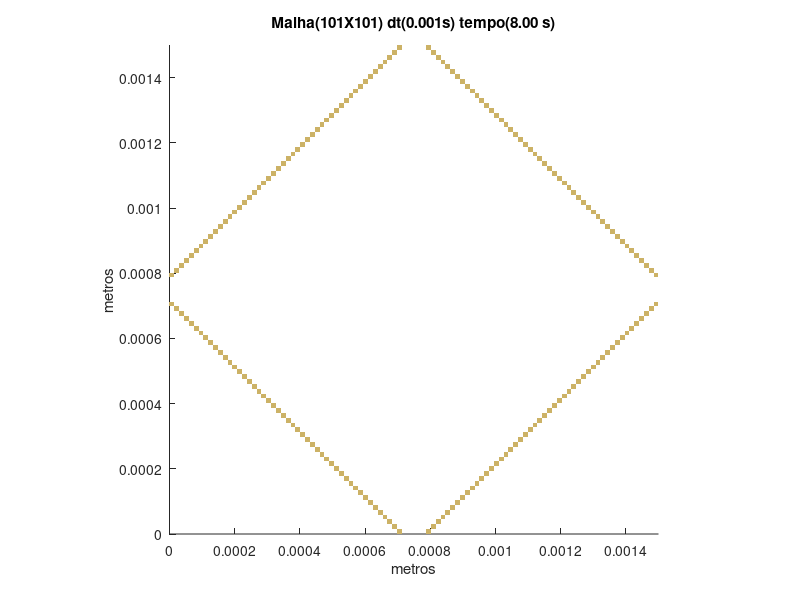

The MATLAB source for this figure:
set (gca,'PlotBoxAspectRatio',[1 1 1],'Xlim',[0,0.0015],'Ylim',[0,0.0015])
hold on
title('Malha(101X101) dt(0.001s) tempo(8.00 s)')
hold on
ylabel('metros')
hold on
xlabel('metros')
hold on

fill([0.000698019801980198 0.000698019801980198 0.000712871287128713 0.000712871287128713],[0 1.48514851485149E-05 1.48514851485149E-05 0],[0.8,0.7,0.4],'LineStyle','none')

fill([0.000787128712871287 0.000787128712871287 0.000801980198019802 0.000801980198019802],[0 1.48514851485149E-05 1.48514851485149E-05 0],[0.8,0.7,0.4],'LineStyle','none')

fill([0.000683168316831683 0.000683168316831683 0.000698019801980198 0.000698019801980198],[1.48514851485149E-05 2.97029702970297E-05 2.97029702970297E-05 1.48514851485149E-05],[0.8,0.7,0.4],'LineStyle','none')

fill([0.000801980198019802 0.000801980198019802 0.000816831683168317 0.000816831683168317],[1.48514851485149E-05 2.97029702970297E-05 2.97029702970297E-05 1.48514851485149E-05],[0.8,0.7,0.4],'LineStyle','none')

fill([0.000668316831683168 0.000668316831683168 0.000683168316831683 0.000683168316831683],[2.97029702970297E-05 4.45544554455446E-05 4.45544554455446E-05 2.97029702970297E-05],[0.8,0.7,0.4],'LineStyle','none')

fill([0.000816831683168317 0.000816831683168317 0.000831683168316832 0.000831683168316832],[2.97029702970297E-05 4.45544554455446E-05 4.45544554455446E-05 2.97029702970297E-05],[0.8,0.7,0.4],'LineStyle','none')

fill([0.000653465346534653 0.000653465346534653 0.000668316831683168 0.000668316831683168],[4.45544554455446E-05 5.94059405940594E-05 5.94059405940594E-05 4.45544554455446E-05],[0.8,0.7,0.4],'LineStyle','none')

fill([0.000831683168316832 0.000831683168316832 0.000846534653465347 0.000846534653465347],[4.45544554455446E-05 5.94059405940594E-05 5.94059405940594E-05 4.45544554455446E-05],[0.8,0.7,0.4],'LineStyle','none')

fill([0.000638613861386139 0.000638613861386139 0.000653465346534653 0.000653465346534653],[5.94059405940594E-05 7.42574257425743E-05 7.42574257425743E-05 5.94059405940594E-05],[0.8,0.7,0.4],'LineStyle','none')

fill([0.000846534653465347 0.000846534653465347 0.000861386138613861 0.000861386138613861],[5.94059405940594E-05 7.42574257425743E-05 7.42574257425743E-05 5.94059405940594E-05],[0.8,0.7,0.4],'LineStyle','none')

fill([0.000623762376237624 0.000623762376237624 0.000638613861386139 0.000638613861386139],[7.42574257425743E-05 8.91089108910891E-05 8.91089108910891E-05 7.42574257425743E-05],[0.8,0.7,0.4],'LineStyle','none')

fill([0.000861386138613861 0.000861386138613861 0.000876237623762376 0.000876237623762376],[7.42574257425743E-05 8.91089108910891E-05 8.91089108910891E-05 7.42574257425743E-05],[0.8,0.7,0.4],'LineStyle','none')

fill([0.000608910891089109 0.000608910891089109 0.000623762376237624 0.000623762376237624],[8.91089108910891E-05 0.000103960396039604 0.000103960396039604 8.91089108910891E-05],[0.8,0.7,0.4],'LineStyle','none')

fill([0.000876237623762376 0.000876237623762376 0.000891089108910891 0.000891089108910891],[8.91089108910891E-05 0.000103960396039604 0.000103960396039604 8.91089108910891E-05],[0.8,0.7,0.4],'LineStyle','none')

fill([0.000594059405940594 0.000594059405940594 0.000608910891089109 0.000608910891089109],[0.000103960396039604 0.000118811881188119 0.000118811881188119 0.000103960396039604],[0.8,0.7,0.4],'LineStyle','none')

fill([0.000891089108910891 0.000891089108910891 0.000905940594059406 0.000905940594059406],[0.000103960396039604 0.000118811881188119 0.000118811881188119 0.000103960396039604],[0.8,0.7,0.4],'LineStyle','none')

fill([0.000579207920792079 0.000579207920792079 0.000594059405940594 0.000594059405940594],[0.000118811881188119 0.000133663366336634 0.000133663366336634 0.000118811881188119],[0.8,0.7,0.4],'LineStyle','none')

fill([0.000905940594059406 0.000905940594059406 0.000920792079207921 0.000920792079207921],[0.000118811881188119 0.000133663366336634 0.000133663366336634 0.000118811881188119],[0.8,0.7,0.4],'LineStyle','none')

fill([0.000564356435643564 0.000564356435643564 0.000579207920792079 0.000579207920792079],[0.000133663366336634 0.000148514851485149 0.000148514851485149 0.000133663366336634],[0.8,0.7,0.4],'LineStyle','none')

fill([0.000920792079207921 0.000920792079207921 0.000935643564356436 0.000935643564356436],[0.000133663366336634 0.000148514851485149 0.000148514851485149 0.000133663366336634],[0.8,0.7,0.4],'LineStyle','none')

fill([0.000549504950495049 0.000549504950495049 0.000564356435643564 0.000564356435643564],[0.000148514851485149 0.000163366336633663 0.000163366336633663 0.000148514851485149],[0.8,0.7,0.4],'LineStyle','none')

fill([0.000935643564356436 0.000935643564356436 0.00095049504950495 0.00095049504950495],[0.000148514851485149 0.000163366336633663 0.000163366336633663 0.000148514851485149],[0.8,0.7,0.4],'LineStyle','none')

fill([0.000534653465346535 0.000534653465346535 0.000549504950495049 0.000549504950495049],[0.000163366336633663 0.000178217821782178 0.000178217821782178 0.000163366336633663],[0.8,0.7,0.4],'LineStyle','none')

fill([0.00095049504950495 0.00095049504950495 0.000965346534653465 0.000965346534653465],[0.000163366336633663 0.000178217821782178 0.000178217821782178 0.000163366336633663],[0.8,0.7,0.4],'LineStyle','none')

fill([0.00051980198019802 0.00051980198019802 0.000534653465346535 0.000534653465346535],[0.000178217821782178 0.000193069306930693 0.000193069306930693 0.000178217821782178],[0.8,0.7,0.4],'LineStyle','none')

fill([0.000965346534653465 0.000965346534653465 0.00098019801980198 0.00098019801980198],[0.000178217821782178 0.000193069306930693 0.000193069306930693 0.000178217821782178],[0.8,0.7,0.4],'LineStyle','none')

fill([0.000504950495049505 0.000504950495049505 0.00051980198019802 0.00051980198019802],[0.000193069306930693 0.000207920792079208 0.000207920792079208 0.000193069306930693],[0.8,0.7,0.4],'LineStyle','none')

fill([0.00098019801980198 0.00098019801980198 0.000995049504950495 0.000995049504950495],[0.000193069306930693 0.000207920792079208 0.000207920792079208 0.000193069306930693],[0.8,0.7,0.4],'LineStyle','none')

fill([0.00049009900990099 0.00049009900990099 0.000504950495049505 0.000504950495049505],[0.000207920792079208 0.000222772277227723 0.000222772277227723 0.000207920792079208],[0.8,0.7,0.4],'LineStyle','none')

fill([0.000995049504950495 0.000995049504950495 0.00100990099009901 0.00100990099009901],[0.000207920792079208 0.000222772277227723 0.000222772277227723 0.000207920792079208],[0.8,0.7,0.4],'LineStyle','none')

fill([0.000475247524752475 0.000475247524752475 0.00049009900990099 0.00049009900990099],[0.000222772277227723 0.000237623762376238 0.000237623762376238 0.000222772277227723],[0.8,0.7,0.4],'LineStyle','none')

fill([0.00100990099009901 0.00100990099009901 0.00102475247524752 0.00102475247524752],[0.000222772277227723 0.000237623762376238 0.000237623762376238 0.000222772277227723],[0.8,0.7,0.4],'LineStyle','none')

fill([0.00046039603960396 0.00046039603960396 0.000475247524752475 0.000475247524752475],[0.000237623762376238 0.000252475247524752 0.000252475247524752 0.000237623762376238],[0.8,0.7,0.4],'LineStyle','none')

fill([0.00102475247524752 0.00102475247524752 0.00103960396039604 0.00103960396039604],[0.000237623762376238 0.000252475247524752 0.000252475247524752 0.000237623762376238],[0.8,0.7,0.4],'LineStyle','none')

fill([0.000445544554455446 0.000445544554455446 0.00046039603960396 0.00046039603960396],[0.000252475247524752 0.000267326732673267 0.000267326732673267 0.000252475247524752],[0.8,0.7,0.4],'LineStyle','none')

fill([0.00103960396039604 0.00103960396039604 0.00105445544554455 0.00105445544554455],[0.000252475247524752 0.000267326732673267 0.000267326732673267 0.000252475247524752],[0.8,0.7,0.4],'LineStyle','none')

fill([0.000430693069306931 0.000430693069306931 0.000445544554455446 0.000445544554455446],[0.000267326732673267 0.000282178217821782 0.000282178217821782 0.000267326732673267],[0.8,0.7,0.4],'LineStyle','none')

fill([0.00105445544554455 0.00105445544554455 0.00106930693069307 0.00106930693069307],[0.000267326732673267 0.000282178217821782 0.000282178217821782 0.000267326732673267],[0.8,0.7,0.4],'LineStyle','none')

fill([0.000415841584158416 0.000415841584158416 0.000430693069306931 0.000430693069306931],[0.000282178217821782 0.000297029702970297 0.000297029702970297 0.000282178217821782],[0.8,0.7,0.4],'LineStyle','none')

fill([0.00106930693069307 0.00106930693069307 0.00108415841584158 0.00108415841584158],[0.000282178217821782 0.000297029702970297 0.000297029702970297 0.000282178217821782],[0.8,0.7,0.4],'LineStyle','none')

fill([0.000400990099009901 0.000400990099009901 0.000415841584158416 0.000415841584158416],[0.000297029702970297 0.000311881188118812 0.000311881188118812 0.000297029702970297],[0.8,0.7,0.4],'LineStyle','none')

fill([0.00108415841584158 0.00108415841584158 0.0010990099009901 0.0010990099009901],[0.000297029702970297 0.000311881188118812 0.000311881188118812 0.000297029702970297],[0.8,0.7,0.4],'LineStyle','none')

fill([0.000386138613861386 0.000386138613861386 0.000400990099009901 0.000400990099009901],[0.000311881188118812 0.000326732673267327 0.000326732673267327 0.000311881188118812],[0.8,0.7,0.4],'LineStyle','none')

fill([0.0010990099009901 0.0010990099009901 0.00111386138613861 0.00111386138613861],[0.000311881188118812 0.000326732673267327 0.000326732673267327 0.000311881188118812],[0.8,0.7,0.4],'LineStyle','none')

fill([0.000371287128712871 0.000371287128712871 0.000386138613861386 0.000386138613861386],[0.000326732673267327 0.000341584158415842 0.000341584158415842 0.000326732673267327],[0.8,0.7,0.4],'LineStyle','none')

fill([0.00111386138613861 0.00111386138613861 0.00112871287128713 0.00112871287128713],[0.000326732673267327 0.000341584158415842 0.000341584158415842 0.000326732673267327],[0.8,0.7,0.4],'LineStyle','none')

fill([0.000356435643564356 0.000356435643564356 0.000371287128712871 0.000371287128712871],[0.000341584158415842 0.000356435643564356 0.000356435643564356 0.000341584158415842],[0.8,0.7,0.4],'LineStyle','none')

fill([0.00112871287128713 0.00112871287128713 0.00114356435643564 0.00114356435643564],[0.000341584158415842 0.000356435643564356 0.000356435643564356 0.000341584158415842],[0.8,0.7,0.4],'LineStyle','none')

fill([0.000341584158415842 0.000341584158415842 0.000356435643564356 0.000356435643564356],[0.000356435643564356 0.000371287128712871 0.000371287128712871 0.000356435643564356],[0.8,0.7,0.4],'LineStyle','none')

fill([0.00114356435643564 0.00114356435643564 0.00115841584158416 0.00115841584158416],[0.000356435643564356 0.000371287128712871 0.000371287128712871 0.000356435643564356],[0.8,0.7,0.4],'LineStyle','none')

fill([0.000326732673267327 0.000326732673267327 0.000341584158415842 0.000341584158415842],[0.000371287128712871 0.000386138613861386 0.000386138613861386 0.000371287128712871],[0.8,0.7,0.4],'LineStyle','none')

fill([0.00115841584158416 0.00115841584158416 0.00117326732673267 0.00117326732673267],[0.000371287128712871 0.000386138613861386 0.000386138613861386 0.000371287128712871],[0.8,0.7,0.4],'LineStyle','none')

fill([0.000311881188118812 0.000311881188118812 0.000326732673267327 0.000326732673267327],[0.000386138613861386 0.000400990099009901 0.000400990099009901 0.000386138613861386],[0.8,0.7,0.4],'LineStyle','none')

fill([0.00117326732673267 0.00117326732673267 0.00118811881188119 0.00118811881188119],[0.000386138613861386 0.000400990099009901 0.000400990099009901 0.000386138613861386],[0.8,0.7,0.4],'LineStyle','none')

fill([0.000297029702970297 0.000297029702970297 0.000311881188118812 0.000311881188118812],[0.000400990099009901 0.000415841584158416 0.000415841584158416 0.000400990099009901],[0.8,0.7,0.4],'LineStyle','none')

fill([0.00118811881188119 0.00118811881188119 0.0012029702970297 0.0012029702970297],[0.000400990099009901 0.000415841584158416 0.000415841584158416 0.000400990099009901],[0.8,0.7,0.4],'LineStyle','none')

fill([0.000282178217821782 0.000282178217821782 0.000297029702970297 0.000297029702970297],[0.000415841584158416 0.000430693069306931 0.000430693069306931 0.000415841584158416],[0.8,0.7,0.4],'LineStyle','none')

fill([0.0012029702970297 0.0012029702970297 0.00121782178217822 0.00121782178217822],[0.000415841584158416 0.000430693069306931 0.000430693069306931 0.000415841584158416],[0.8,0.7,0.4],'LineStyle','none')

fill([0.000267326732673267 0.000267326732673267 0.000282178217821782 0.000282178217821782],[0.000430693069306931 0.000445544554455446 0.000445544554455446 0.000430693069306931],[0.8,0.7,0.4],'LineStyle','none')

fill([0.00121782178217822 0.00121782178217822 0.00123267326732673 0.00123267326732673],[0.000430693069306931 0.000445544554455446 0.000445544554455446 0.000430693069306931],[0.8,0.7,0.4],'LineStyle','none')

fill([0.000252475247524752 0.000252475247524752 0.000267326732673267 0.000267326732673267],[0.000445544554455446 0.00046039603960396 0.00046039603960396 0.000445544554455446],[0.8,0.7,0.4],'LineStyle','none')

fill([0.00123267326732673 0.00123267326732673 0.00124752475247525 0.00124752475247525],[0.000445544554455446 0.00046039603960396 0.00046039603960396 0.000445544554455446],[0.8,0.7,0.4],'LineStyle','none')

fill([0.000237623762376238 0.000237623762376238 0.000252475247524752 0.000252475247524752],[0.00046039603960396 0.000475247524752475 0.000475247524752475 0.00046039603960396],[0.8,0.7,0.4],'LineStyle','none')

fill([0.00124752475247525 0.00124752475247525 0.00126237623762376 0.00126237623762376],[0.00046039603960396 0.000475247524752475 0.000475247524752475 0.00046039603960396],[0.8,0.7,0.4],'LineStyle','none')

fill([0.000222772277227723 0.000222772277227723 0.000237623762376238 0.000237623762376238],[0.000475247524752475 0.00049009900990099 0.00049009900990099 0.000475247524752475],[0.8,0.7,0.4],'LineStyle','none')

fill([0.00126237623762376 0.00126237623762376 0.00127722772277228 0.00127722772277228],[0.000475247524752475 0.00049009900990099 0.00049009900990099 0.000475247524752475],[0.8,0.7,0.4],'LineStyle','none')

fill([0.000207920792079208 0.000207920792079208 0.000222772277227723 0.000222772277227723],[0.00049009900990099 0.000504950495049505 0.000504950495049505 0.00049009900990099],[0.8,0.7,0.4],'LineStyle','none')

fill([0.00127722772277228 0.00127722772277228 0.00129207920792079 0.00129207920792079],[0.00049009900990099 0.000504950495049505 0.000504950495049505 0.00049009900990099],[0.8,0.7,0.4],'LineStyle','none')

fill([0.000193069306930693 0.000193069306930693 0.000207920792079208 0.000207920792079208],[0.000504950495049505 0.00051980198019802 0.00051980198019802 0.000504950495049505],[0.8,0.7,0.4],'LineStyle','none')

fill([0.00129207920792079 0.00129207920792079 0.00130693069306931 0.00130693069306931],[0.000504950495049505 0.00051980198019802 0.00051980198019802 0.000504950495049505],[0.8,0.7,0.4],'LineStyle','none')

fill([0.000178217821782178 0.000178217821782178 0.000193069306930693 0.000193069306930693],[0.00051980198019802 0.000534653465346535 0.000534653465346535 0.00051980198019802],[0.8,0.7,0.4],'LineStyle','none')

fill([0.00130693069306931 0.00130693069306931 0.00132178217821782 0.00132178217821782],[0.00051980198019802 0.000534653465346535 0.000534653465346535 0.00051980198019802],[0.8,0.7,0.4],'LineStyle','none')

fill([0.000163366336633663 0.000163366336633663 0.000178217821782178 0.000178217821782178],[0.000534653465346535 0.000549504950495049 0.000549504950495049 0.000534653465346535],[0.8,0.7,0.4],'LineStyle','none')

fill([0.00132178217821782 0.00132178217821782 0.00133663366336634 0.00133663366336634],[0.000534653465346535 0.000549504950495049 0.000549504950495049 0.000534653465346535],[0.8,0.7,0.4],'LineStyle','none')

fill([0.000148514851485149 0.000148514851485149 0.000163366336633663 0.000163366336633663],[0.000549504950495049 0.000564356435643564 0.000564356435643564 0.000549504950495049],[0.8,0.7,0.4],'LineStyle','none')

fill([0.00133663366336634 0.00133663366336634 0.00135148514851485 0.00135148514851485],[0.000549504950495049 0.000564356435643564 0.000564356435643564 0.000549504950495049],[0.8,0.7,0.4],'LineStyle','none')

fill([0.000133663366336634 0.000133663366336634 0.000148514851485149 0.000148514851485149],[0.000564356435643564 0.000579207920792079 0.000579207920792079 0.000564356435643564],[0.8,0.7,0.4],'LineStyle','none')

fill([0.00135148514851485 0.00135148514851485 0.00136633663366337 0.00136633663366337],[0.000564356435643564 0.000579207920792079 0.000579207920792079 0.000564356435643564],[0.8,0.7,0.4],'LineStyle','none')

fill([0.000118811881188119 0.000118811881188119 0.000133663366336634 0.000133663366336634],[0.000579207920792079 0.000594059405940594 0.000594059405940594 0.000579207920792079],[0.8,0.7,0.4],'LineStyle','none')

fill([0.00136633663366337 0.00136633663366337 0.00138118811881188 0.00138118811881188],[0.000579207920792079 0.000594059405940594 0.000594059405940594 0.000579207920792079],[0.8,0.7,0.4],'LineStyle','none')

fill([0.000103960396039604 0.000103960396039604 0.000118811881188119 0.000118811881188119],[0.000594059405940594 0.000608910891089109 0.000608910891089109 0.000594059405940594],[0.8,0.7,0.4],'LineStyle','none')

fill([0.00138118811881188 0.00138118811881188 0.0013960396039604 0.0013960396039604],[0.000594059405940594 0.000608910891089109 0.000608910891089109 0.000594059405940594],[0.8,0.7,0.4],'LineStyle','none')

fill([8.91089108910891E-05 8.91089108910891E-05 0.000103960396039604 0.000103960396039604],[0.000608910891089109 0.000623762376237624 0.000623762376237624 0.000608910891089109],[0.8,0.7,0.4],'LineStyle','none')

fill([0.0013960396039604 0.0013960396039604 0.00141089108910891 0.00141089108910891],[0.000608910891089109 0.000623762376237624 0.000623762376237624 0.000608910891089109],[0.8,0.7,0.4],'LineStyle','none')

fill([7.42574257425743E-05 7.42574257425743E-05 8.91089108910891E-05 8.91089108910891E-05],[0.000623762376237624 0.000638613861386139 0.000638613861386139 0.000623762376237624],[0.8,0.7,0.4],'LineStyle','none')

fill([0.00141089108910891 0.00141089108910891 0.00142574257425743 0.00142574257425743],[0.000623762376237624 0.000638613861386139 0.000638613861386139 0.000623762376237624],[0.8,0.7,0.4],'LineStyle','none')

fill([5.94059405940594E-05 5.94059405940594E-05 7.42574257425743E-05 7.42574257425743E-05],[0.000638613861386139 0.000653465346534653 0.000653465346534653 0.000638613861386139],[0.8,0.7,0.4],'LineStyle','none')

fill([0.00142574257425743 0.00142574257425743 0.00144059405940594 0.00144059405940594],[0.000638613861386139 0.000653465346534653 0.000653465346534653 0.000638613861386139],[0.8,0.7,0.4],'LineStyle','none')

fill([4.45544554455446E-05 4.45544554455446E-05 5.94059405940594E-05 5.94059405940594E-05],[0.000653465346534653 0.000668316831683168 0.000668316831683168 0.000653465346534653],[0.8,0.7,0.4],'LineStyle','none')

fill([0.00144059405940594 0.00144059405940594 0.00145544554455446 0.00145544554455446],[0.000653465346534653 0.000668316831683168 0.000668316831683168 0.000653465346534653],[0.8,0.7,0.4],'LineStyle','none')

fill([2.97029702970297E-05 2.97029702970297E-05 4.45544554455446E-05 4.45544554455446E-05],[0.000668316831683168 0.000683168316831683 0.000683168316831683 0.000668316831683168],[0.8,0.7,0.4],'LineStyle','none')

fill([0.00145544554455446 0.00145544554455446 0.00147029702970297 0.00147029702970297],[0.000668316831683168 0.000683168316831683 0.000683168316831683 0.000668316831683168],[0.8,0.7,0.4],'LineStyle','none')

fill([1.48514851485149E-05 1.48514851485149E-05 2.97029702970297E-05 2.97029702970297E-05],[0.000683168316831683 0.000698019801980198 0.000698019801980198 0.000683168316831683],[0.8,0.7,0.4],'LineStyle','none')

fill([0.00147029702970297 0.00147029702970297 0.00148514851485149 0.00148514851485149],[0.000683168316831683 0.000698019801980198 0.000698019801980198 0.000683168316831683],[0.8,0.7,0.4],'LineStyle','none')

fill([0 0 1.48514851485149E-05 1.48514851485149E-05],[0.000698019801980198 0.000712871287128713 0.000712871287128713 0.000698019801980198],[0.8,0.7,0.4],'LineStyle','none')

fill([0.00148514851485149 0.00148514851485149 0.0015 0.0015],[0.000698019801980198 0.000712871287128713 0.000712871287128713 0.000698019801980198],[0.8,0.7,0.4],'LineStyle','none')

fill([0 0 1.48514851485149E-05 1.48514851485149E-05],[0.000787128712871287 0.000801980198019802 0.000801980198019802 0.000787128712871287],[0.8,0.7,0.4],'LineStyle','none')

fill([0.00148514851485149 0.00148514851485149 0.0015 0.0015],[0.000787128712871287 0.000801980198019802 0.000801980198019802 0.000787128712871287],[0.8,0.7,0.4],'LineStyle','none')

fill([1.48514851485149E-05 1.48514851485149E-05 2.97029702970297E-05 2.97029702970297E-05],[0.000801980198019802 0.000816831683168317 0.000816831683168317 0.000801980198019802],[0.8,0.7,0.4],'LineStyle','none')

fill([0.00147029702970297 0.00147029702970297 0.00148514851485149 0.00148514851485149],[0.000801980198019802 0.000816831683168317 0.000816831683168317 0.000801980198019802],[0.8,0.7,0.4],'LineStyle','none')

fill([2.97029702970297E-05 2.97029702970297E-05 4.45544554455446E-05 4.45544554455446E-05],[0.000816831683168317 0.000831683168316832 0.000831683168316832 0.000816831683168317],[0.8,0.7,0.4],'LineStyle','none')

fill([0.00145544554455446 0.00145544554455446 0.00147029702970297 0.00147029702970297],[0.000816831683168317 0.000831683168316832 0.000831683168316832 0.000816831683168317],[0.8,0.7,0.4],'LineStyle','none')

fill([4.45544554455446E-05 4.45544554455446E-05 5.94059405940594E-05 5.94059405940594E-05],[0.000831683168316832 0.000846534653465347 0.000846534653465347 0.000831683168316832],[0.8,0.7,0.4],'LineStyle','none')

fill([0.00144059405940594 0.00144059405940594 0.00145544554455446 0.00145544554455446],[0.000831683168316832 0.000846534653465347 0.000846534653465347 0.000831683168316832],[0.8,0.7,0.4],'LineStyle','none')

fill([5.94059405940594E-05 5.94059405940594E-05 7.42574257425743E-05 7.42574257425743E-05],[0.000846534653465347 0.000861386138613861 0.000861386138613861 0.000846534653465347],[0.8,0.7,0.4],'LineStyle','none')

fill([0.00142574257425743 0.00142574257425743 0.00144059405940594 0.00144059405940594],[0.000846534653465347 0.000861386138613861 0.000861386138613861 0.000846534653465347],[0.8,0.7,0.4],'LineStyle','none')

fill([7.42574257425743E-05 7.42574257425743E-05 8.91089108910891E-05 8.91089108910891E-05],[0.000861386138613861 0.000876237623762376 0.000876237623762376 0.000861386138613861],[0.8,0.7,0.4],'LineStyle','none')

fill([0.00141089108910891 0.00141089108910891 0.00142574257425743 0.00142574257425743],[0.000861386138613861 0.000876237623762376 0.000876237623762376 0.000861386138613861],[0.8,0.7,0.4],'LineStyle','none')

fill([8.91089108910891E-05 8.91089108910891E-05 0.000103960396039604 0.000103960396039604],[0.000876237623762376 0.000891089108910891 0.000891089108910891 0.000876237623762376],[0.8,0.7,0.4],'LineStyle','none')

fill([0.0013960396039604 0.0013960396039604 0.00141089108910891 0.00141089108910891],[0.000876237623762376 0.000891089108910891 0.000891089108910891 0.000876237623762376],[0.8,0.7,0.4],'LineStyle','none')

fill([0.000103960396039604 0.000103960396039604 0.000118811881188119 0.000118811881188119],[0.000891089108910891 0.000905940594059406 0.000905940594059406 0.000891089108910891],[0.8,0.7,0.4],'LineStyle','none')

fill([0.00138118811881188 0.00138118811881188 0.0013960396039604 0.0013960396039604],[0.000891089108910891 0.000905940594059406 0.000905940594059406 0.000891089108910891],[0.8,0.7,0.4],'LineStyle','none')

fill([0.000118811881188119 0.000118811881188119 0.000133663366336634 0.000133663366336634],[0.000905940594059406 0.000920792079207921 0.000920792079207921 0.000905940594059406],[0.8,0.7,0.4],'LineStyle','none')

fill([0.00136633663366337 0.00136633663366337 0.00138118811881188 0.00138118811881188],[0.000905940594059406 0.000920792079207921 0.000920792079207921 0.000905940594059406],[0.8,0.7,0.4],'LineStyle','none')

fill([0.000133663366336634 0.000133663366336634 0.000148514851485149 0.000148514851485149],[0.000920792079207921 0.000935643564356436 0.000935643564356436 0.000920792079207921],[0.8,0.7,0.4],'LineStyle','none')

fill([0.00135148514851485 0.00135148514851485 0.00136633663366337 0.00136633663366337],[0.000920792079207921 0.000935643564356436 0.000935643564356436 0.000920792079207921],[0.8,0.7,0.4],'LineStyle','none')

fill([0.000148514851485149 0.000148514851485149 0.000163366336633663 0.000163366336633663],[0.000935643564356436 0.00095049504950495 0.00095049504950495 0.000935643564356436],[0.8,0.7,0.4],'LineStyle','none')

fill([0.00133663366336634 0.00133663366336634 0.00135148514851485 0.00135148514851485],[0.000935643564356436 0.00095049504950495 0.00095049504950495 0.000935643564356436],[0.8,0.7,0.4],'LineStyle','none')

fill([0.000163366336633663 0.000163366336633663 0.000178217821782178 0.000178217821782178],[0.00095049504950495 0.000965346534653465 0.000965346534653465 0.00095049504950495],[0.8,0.7,0.4],'LineStyle','none')

fill([0.00132178217821782 0.00132178217821782 0.00133663366336634 0.00133663366336634],[0.00095049504950495 0.000965346534653465 0.000965346534653465 0.00095049504950495],[0.8,0.7,0.4],'LineStyle','none')

fill([0.000178217821782178 0.000178217821782178 0.000193069306930693 0.000193069306930693],[0.000965346534653465 0.00098019801980198 0.00098019801980198 0.000965346534653465],[0.8,0.7,0.4],'LineStyle','none')

fill([0.00130693069306931 0.00130693069306931 0.00132178217821782 0.00132178217821782],[0.000965346534653465 0.00098019801980198 0.00098019801980198 0.000965346534653465],[0.8,0.7,0.4],'LineStyle','none')

fill([0.000193069306930693 0.000193069306930693 0.000207920792079208 0.000207920792079208],[0.00098019801980198 0.000995049504950495 0.000995049504950495 0.00098019801980198],[0.8,0.7,0.4],'LineStyle','none')

fill([0.00129207920792079 0.00129207920792079 0.00130693069306931 0.00130693069306931],[0.00098019801980198 0.000995049504950495 0.000995049504950495 0.00098019801980198],[0.8,0.7,0.4],'LineStyle','none')

fill([0.000207920792079208 0.000207920792079208 0.000222772277227723 0.000222772277227723],[0.000995049504950495 0.00100990099009901 0.00100990099009901 0.000995049504950495],[0.8,0.7,0.4],'LineStyle','none')

fill([0.00127722772277228 0.00127722772277228 0.00129207920792079 0.00129207920792079],[0.000995049504950495 0.00100990099009901 0.00100990099009901 0.000995049504950495],[0.8,0.7,0.4],'LineStyle','none')

fill([0.000222772277227723 0.000222772277227723 0.000237623762376238 0.000237623762376238],[0.00100990099009901 0.00102475247524752 0.00102475247524752 0.00100990099009901],[0.8,0.7,0.4],'LineStyle','none')

fill([0.00126237623762376 0.00126237623762376 0.00127722772277228 0.00127722772277228],[0.00100990099009901 0.00102475247524752 0.00102475247524752 0.00100990099009901],[0.8,0.7,0.4],'LineStyle','none')

fill([0.000237623762376238 0.000237623762376238 0.000252475247524752 0.000252475247524752],[0.00102475247524752 0.00103960396039604 0.00103960396039604 0.00102475247524752],[0.8,0.7,0.4],'LineStyle','none')

fill([0.00124752475247525 0.00124752475247525 0.00126237623762376 0.00126237623762376],[0.00102475247524752 0.00103960396039604 0.00103960396039604 0.00102475247524752],[0.8,0.7,0.4],'LineStyle','none')

fill([0.000252475247524752 0.000252475247524752 0.000267326732673267 0.000267326732673267],[0.00103960396039604 0.00105445544554455 0.00105445544554455 0.00103960396039604],[0.8,0.7,0.4],'LineStyle','none')

fill([0.00123267326732673 0.00123267326732673 0.00124752475247525 0.00124752475247525],[0.00103960396039604 0.00105445544554455 0.00105445544554455 0.00103960396039604],[0.8,0.7,0.4],'LineStyle','none')

fill([0.000267326732673267 0.000267326732673267 0.000282178217821782 0.000282178217821782],[0.00105445544554455 0.00106930693069307 0.00106930693069307 0.00105445544554455],[0.8,0.7,0.4],'LineStyle','none')

fill([0.00121782178217822 0.00121782178217822 0.00123267326732673 0.00123267326732673],[0.00105445544554455 0.00106930693069307 0.00106930693069307 0.00105445544554455],[0.8,0.7,0.4],'LineStyle','none')

fill([0.000282178217821782 0.000282178217821782 0.000297029702970297 0.000297029702970297],[0.00106930693069307 0.00108415841584158 0.00108415841584158 0.00106930693069307],[0.8,0.7,0.4],'LineStyle','none')

fill([0.0012029702970297 0.0012029702970297 0.00121782178217822 0.00121782178217822],[0.00106930693069307 0.00108415841584158 0.00108415841584158 0.00106930693069307],[0.8,0.7,0.4],'LineStyle','none')

fill([0.000297029702970297 0.000297029702970297 0.000311881188118812 0.000311881188118812],[0.00108415841584158 0.0010990099009901 0.0010990099009901 0.00108415841584158],[0.8,0.7,0.4],'LineStyle','none')

fill([0.00118811881188119 0.00118811881188119 0.0012029702970297 0.0012029702970297],[0.00108415841584158 0.0010990099009901 0.0010990099009901 0.00108415841584158],[0.8,0.7,0.4],'LineStyle','none')

fill([0.000311881188118812 0.000311881188118812 0.000326732673267327 0.000326732673267327],[0.0010990099009901 0.00111386138613861 0.00111386138613861 0.0010990099009901],[0.8,0.7,0.4],'LineStyle','none')

fill([0.00117326732673267 0.00117326732673267 0.00118811881188119 0.00118811881188119],[0.0010990099009901 0.00111386138613861 0.00111386138613861 0.0010990099009901],[0.8,0.7,0.4],'LineStyle','none')

fill([0.000326732673267327 0.000326732673267327 0.000341584158415842 0.000341584158415842],[0.00111386138613861 0.00112871287128713 0.00112871287128713 0.00111386138613861],[0.8,0.7,0.4],'LineStyle','none')

fill([0.00115841584158416 0.00115841584158416 0.00117326732673267 0.00117326732673267],[0.00111386138613861 0.00112871287128713 0.00112871287128713 0.00111386138613861],[0.8,0.7,0.4],'LineStyle','none')

fill([0.000341584158415842 0.000341584158415842 0.000356435643564356 0.000356435643564356],[0.00112871287128713 0.00114356435643564 0.00114356435643564 0.00112871287128713],[0.8,0.7,0.4],'LineStyle','none')

fill([0.00114356435643564 0.00114356435643564 0.00115841584158416 0.00115841584158416],[0.00112871287128713 0.00114356435643564 0.00114356435643564 0.00112871287128713],[0.8,0.7,0.4],'LineStyle','none')

fill([0.000356435643564356 0.000356435643564356 0.000371287128712871 0.000371287128712871],[0.00114356435643564 0.00115841584158416 0.00115841584158416 0.00114356435643564],[0.8,0.7,0.4],'LineStyle','none')

fill([0.00112871287128713 0.00112871287128713 0.00114356435643564 0.00114356435643564],[0.00114356435643564 0.00115841584158416 0.00115841584158416 0.00114356435643564],[0.8,0.7,0.4],'LineStyle','none')

fill([0.000371287128712871 0.000371287128712871 0.000386138613861386 0.000386138613861386],[0.00115841584158416 0.00117326732673267 0.00117326732673267 0.00115841584158416],[0.8,0.7,0.4],'LineStyle','none')

fill([0.00111386138613861 0.00111386138613861 0.00112871287128713 0.00112871287128713],[0.00115841584158416 0.00117326732673267 0.00117326732673267 0.00115841584158416],[0.8,0.7,0.4],'LineStyle','none')

fill([0.000386138613861386 0.000386138613861386 0.000400990099009901 0.000400990099009901],[0.00117326732673267 0.00118811881188119 0.00118811881188119 0.00117326732673267],[0.8,0.7,0.4],'LineStyle','none')

fill([0.0010990099009901 0.0010990099009901 0.00111386138613861 0.00111386138613861],[0.00117326732673267 0.00118811881188119 0.00118811881188119 0.00117326732673267],[0.8,0.7,0.4],'LineStyle','none')

fill([0.000400990099009901 0.000400990099009901 0.000415841584158416 0.000415841584158416],[0.00118811881188119 0.0012029702970297 0.0012029702970297 0.00118811881188119],[0.8,0.7,0.4],'LineStyle','none')

fill([0.00108415841584158 0.00108415841584158 0.0010990099009901 0.0010990099009901],[0.00118811881188119 0.0012029702970297 0.0012029702970297 0.00118811881188119],[0.8,0.7,0.4],'LineStyle','none')

fill([0.000415841584158416 0.000415841584158416 0.000430693069306931 0.000430693069306931],[0.0012029702970297 0.00121782178217822 0.00121782178217822 0.0012029702970297],[0.8,0.7,0.4],'LineStyle','none')

fill([0.00106930693069307 0.00106930693069307 0.00108415841584158 0.00108415841584158],[0.0012029702970297 0.00121782178217822 0.00121782178217822 0.0012029702970297],[0.8,0.7,0.4],'LineStyle','none')

fill([0.000430693069306931 0.000430693069306931 0.000445544554455446 0.000445544554455446],[0.00121782178217822 0.00123267326732673 0.00123267326732673 0.00121782178217822],[0.8,0.7,0.4],'LineStyle','none')

fill([0.00105445544554455 0.00105445544554455 0.00106930693069307 0.00106930693069307],[0.00121782178217822 0.00123267326732673 0.00123267326732673 0.00121782178217822],[0.8,0.7,0.4],'LineStyle','none')

fill([0.000445544554455446 0.000445544554455446 0.00046039603960396 0.00046039603960396],[0.00123267326732673 0.00124752475247525 0.00124752475247525 0.00123267326732673],[0.8,0.7,0.4],'LineStyle','none')

fill([0.00103960396039604 0.00103960396039604 0.00105445544554455 0.00105445544554455],[0.00123267326732673 0.00124752475247525 0.00124752475247525 0.00123267326732673],[0.8,0.7,0.4],'LineStyle','none')

fill([0.00046039603960396 0.00046039603960396 0.000475247524752475 0.000475247524752475],[0.00124752475247525 0.00126237623762376 0.00126237623762376 0.00124752475247525],[0.8,0.7,0.4],'LineStyle','none')

fill([0.00102475247524752 0.00102475247524752 0.00103960396039604 0.00103960396039604],[0.00124752475247525 0.00126237623762376 0.00126237623762376 0.00124752475247525],[0.8,0.7,0.4],'LineStyle','none')

fill([0.000475247524752475 0.000475247524752475 0.00049009900990099 0.00049009900990099],[0.00126237623762376 0.00127722772277228 0.00127722772277228 0.00126237623762376],[0.8,0.7,0.4],'LineStyle','none')

fill([0.00100990099009901 0.00100990099009901 0.00102475247524752 0.00102475247524752],[0.00126237623762376 0.00127722772277228 0.00127722772277228 0.00126237623762376],[0.8,0.7,0.4],'LineStyle','none')

fill([0.00049009900990099 0.00049009900990099 0.000504950495049505 0.000504950495049505],[0.00127722772277228 0.00129207920792079 0.00129207920792079 0.00127722772277228],[0.8,0.7,0.4],'LineStyle','none')

fill([0.000995049504950495 0.000995049504950495 0.00100990099009901 0.00100990099009901],[0.00127722772277228 0.00129207920792079 0.00129207920792079 0.00127722772277228],[0.8,0.7,0.4],'LineStyle','none')

fill([0.000504950495049505 0.000504950495049505 0.00051980198019802 0.00051980198019802],[0.00129207920792079 0.00130693069306931 0.00130693069306931 0.00129207920792079],[0.8,0.7,0.4],'LineStyle','none')

fill([0.00098019801980198 0.00098019801980198 0.000995049504950495 0.000995049504950495],[0.00129207920792079 0.00130693069306931 0.00130693069306931 0.00129207920792079],[0.8,0.7,0.4],'LineStyle','none')

fill([0.00051980198019802 0.00051980198019802 0.000534653465346535 0.000534653465346535],[0.00130693069306931 0.00132178217821782 0.00132178217821782 0.00130693069306931],[0.8,0.7,0.4],'LineStyle','none')

fill([0.000965346534653465 0.000965346534653465 0.00098019801980198 0.00098019801980198],[0.00130693069306931 0.00132178217821782 0.00132178217821782 0.00130693069306931],[0.8,0.7,0.4],'LineStyle','none')

fill([0.000534653465346535 0.000534653465346535 0.000549504950495049 0.000549504950495049],[0.00132178217821782 0.00133663366336634 0.00133663366336634 0.00132178217821782],[0.8,0.7,0.4],'LineStyle','none')

fill([0.00095049504950495 0.00095049504950495 0.000965346534653465 0.000965346534653465],[0.00132178217821782 0.00133663366336634 0.00133663366336634 0.00132178217821782],[0.8,0.7,0.4],'LineStyle','none')

fill([0.000549504950495049 0.000549504950495049 0.000564356435643564 0.000564356435643564],[0.00133663366336634 0.00135148514851485 0.00135148514851485 0.00133663366336634],[0.8,0.7,0.4],'LineStyle','none')

fill([0.000935643564356436 0.000935643564356436 0.00095049504950495 0.00095049504950495],[0.00133663366336634 0.00135148514851485 0.00135148514851485 0.00133663366336634],[0.8,0.7,0.4],'LineStyle','none')

fill([0.000564356435643564 0.000564356435643564 0.000579207920792079 0.000579207920792079],[0.00135148514851485 0.00136633663366337 0.00136633663366337 0.00135148514851485],[0.8,0.7,0.4],'LineStyle','none')

fill([0.000920792079207921 0.000920792079207921 0.000935643564356436 0.000935643564356436],[0.00135148514851485 0.00136633663366337 0.00136633663366337 0.00135148514851485],[0.8,0.7,0.4],'LineStyle','none')

fill([0.000579207920792079 0.000579207920792079 0.000594059405940594 0.000594059405940594],[0.00136633663366337 0.00138118811881188 0.00138118811881188 0.00136633663366337],[0.8,0.7,0.4],'LineStyle','none')

fill([0.000905940594059406 0.000905940594059406 0.000920792079207921 0.000920792079207921],[0.00136633663366337 0.00138118811881188 0.00138118811881188 0.00136633663366337],[0.8,0.7,0.4],'LineStyle','none')

fill([0.000594059405940594 0.000594059405940594 0.000608910891089109 0.000608910891089109],[0.00138118811881188 0.0013960396039604 0.0013960396039604 0.00138118811881188],[0.8,0.7,0.4],'LineStyle','none')

fill([0.000891089108910891 0.000891089108910891 0.000905940594059406 0.000905940594059406],[0.00138118811881188 0.0013960396039604 0.0013960396039604 0.00138118811881188],[0.8,0.7,0.4],'LineStyle','none')

fill([0.000608910891089109 0.000608910891089109 0.000623762376237624 0.000623762376237624],[0.0013960396039604 0.00141089108910891 0.00141089108910891 0.0013960396039604],[0.8,0.7,0.4],'LineStyle','none')

fill([0.000876237623762376 0.000876237623762376 0.000891089108910891 0.000891089108910891],[0.0013960396039604 0.00141089108910891 0.00141089108910891 0.0013960396039604],[0.8,0.7,0.4],'LineStyle','none')

fill([0.000623762376237624 0.000623762376237624 0.000638613861386139 0.000638613861386139],[0.00141089108910891 0.00142574257425743 0.00142574257425743 0.00141089108910891],[0.8,0.7,0.4],'LineStyle','none')

fill([0.000861386138613861 0.000861386138613861 0.000876237623762376 0.000876237623762376],[0.00141089108910891 0.00142574257425743 0.00142574257425743 0.00141089108910891],[0.8,0.7,0.4],'LineStyle','none')

fill([0.000638613861386139 0.000638613861386139 0.000653465346534653 0.000653465346534653],[0.00142574257425743 0.00144059405940594 0.00144059405940594 0.00142574257425743],[0.8,0.7,0.4],'LineStyle','none')

fill([0.000846534653465347 0.000846534653465347 0.000861386138613861 0.000861386138613861],[0.00142574257425743 0.00144059405940594 0.00144059405940594 0.00142574257425743],[0.8,0.7,0.4],'LineStyle','none')

fill([0.000653465346534653 0.000653465346534653 0.000668316831683168 0.000668316831683168],[0.00144059405940594 0.00145544554455446 0.00145544554455446 0.00144059405940594],[0.8,0.7,0.4],'LineStyle','none')

fill([0.000831683168316832 0.000831683168316832 0.000846534653465347 0.000846534653465347],[0.00144059405940594 0.00145544554455446 0.00145544554455446 0.00144059405940594],[0.8,0.7,0.4],'LineStyle','none')

fill([0.000668316831683168 0.000668316831683168 0.000683168316831683 0.000683168316831683],[0.00145544554455446 0.00147029702970297 0.00147029702970297 0.00145544554455446],[0.8,0.7,0.4],'LineStyle','none')

fill([0.000816831683168317 0.000816831683168317 0.000831683168316832 0.000831683168316832],[0.00145544554455446 0.00147029702970297 0.00147029702970297 0.00145544554455446],[0.8,0.7,0.4],'LineStyle','none')

fill([0.000683168316831683 0.000683168316831683 0.000698019801980198 0.000698019801980198],[0.00147029702970297 0.00148514851485149 0.00148514851485149 0.00147029702970297],[0.8,0.7,0.4],'LineStyle','none')

fill([0.000801980198019802 0.000801980198019802 0.000816831683168317 0.000816831683168317],[0.00147029702970297 0.00148514851485149 0.00148514851485149 0.00147029702970297],[0.8,0.7,0.4],'LineStyle','none')

fill([0.000698019801980198 0.000698019801980198 0.000712871287128713 0.000712871287128713],[0.00148514851485149 0.0015 0.0015 0.00148514851485149],[0.8,0.7,0.4],'LineStyle','none')

fill([0.000787128712871287 0.000787128712871287 0.000801980198019802 0.000801980198019802],[0.00148514851485149 0.0015 0.0015 0.00148514851485149],[0.8,0.7,0.4],'LineStyle','none')
